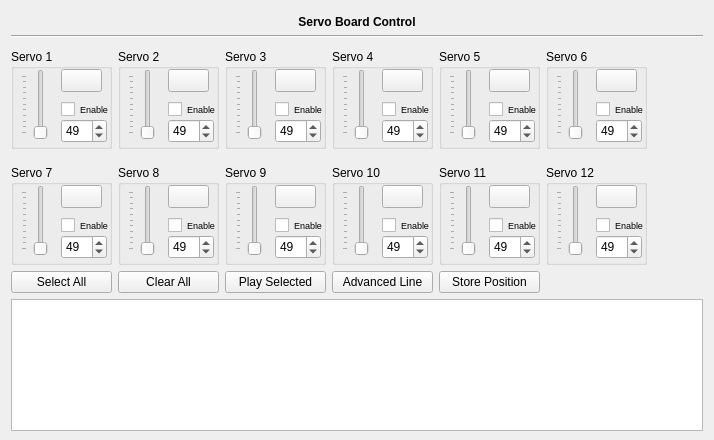
<?xml version="1.0" encoding="UTF-8"?>
<ui version="4.0">
 <class>servoboard_main</class>
 <widget class="QWidget" name="servoboard_main">
  <property name="maximumSize">
   <size>
    <width>16777215</width>
    <height>440</height>
   </size>
  </property>
  <property name="windowTitle">
   <string>Form</string>
  </property>
  <property name="autoFillBackground">
   <bool>true</bool>
  </property>
  <layout class="QGridLayout" name="gridLayout_2">
   <property name="bottomMargin">
    <number>9</number>
   </property>
   <item row="1" column="0">
    <widget class="QPlainTextEdit" name="txtSequence"/>
   </item>
   <item row="0" column="0">
    <layout class="QGridLayout" name="gridMainLayout">
     <item row="1" column="0">
      <widget class="QGroupBox" name="grpServo1">
       <property name="minimumSize">
        <size>
         <width>101</width>
         <height>100</height>
        </size>
       </property>
       <property name="maximumSize">
        <size>
         <width>101</width>
         <height>100</height>
        </size>
       </property>
       <property name="title">
        <string>Servo 1</string>
       </property>
       <widget class="QSpinBox" name="spinServo1">
        <property name="geometry">
         <rect>
          <x>50</x>
          <y>70</y>
          <width>46</width>
          <height>24</height>
         </rect>
        </property>
        <property name="minimum">
         <number>1</number>
        </property>
        <property name="maximum">
         <number>97</number>
        </property>
        <property name="value">
         <number>49</number>
        </property>
       </widget>
       <widget class="QPushButton" name="btnServo1">
        <property name="geometry">
         <rect>
          <x>50</x>
          <y>20</y>
          <width>41</width>
          <height>23</height>
         </rect>
        </property>
        <property name="toolTip">
         <string>Click this button to output the value for this servo immediately.</string>
        </property>
        <property name="text">
         <string/>
        </property>
        <property name="icon">
         <iconset resource="SerialPortIcons.qrc">
          <normaloff>:/res/images/play_large_green.png</normaloff>:/res/images/play_large_green.png</iconset>
        </property>
       </widget>
       <widget class="QCheckBox" name="chkServo1">
        <property name="geometry">
         <rect>
          <x>50</x>
          <y>50</y>
          <width>51</width>
          <height>20</height>
         </rect>
        </property>
        <property name="minimumSize">
         <size>
          <width>51</width>
          <height>20</height>
         </size>
        </property>
        <property name="maximumSize">
         <size>
          <width>51</width>
          <height>20</height>
         </size>
        </property>
        <property name="font">
         <font>
          <pointsize>7</pointsize>
         </font>
        </property>
        <property name="text">
         <string>Enable</string>
        </property>
       </widget>
       <widget class="QSlider" name="sliderServo1">
        <property name="geometry">
         <rect>
          <x>10</x>
          <y>20</y>
          <width>31</width>
          <height>71</height>
         </rect>
        </property>
        <property name="orientation">
         <enum>Qt::Vertical</enum>
        </property>
        <property name="tickPosition">
         <enum>QSlider::TicksAbove</enum>
        </property>
       </widget>
      </widget>
     </item>
     <item row="1" column="1">
      <widget class="QGroupBox" name="grpServo2">
       <property name="minimumSize">
        <size>
         <width>101</width>
         <height>100</height>
        </size>
       </property>
       <property name="maximumSize">
        <size>
         <width>101</width>
         <height>100</height>
        </size>
       </property>
       <property name="title">
        <string>Servo 2</string>
       </property>
       <widget class="QSpinBox" name="spinServo2">
        <property name="geometry">
         <rect>
          <x>50</x>
          <y>70</y>
          <width>46</width>
          <height>24</height>
         </rect>
        </property>
        <property name="minimum">
         <number>1</number>
        </property>
        <property name="maximum">
         <number>97</number>
        </property>
        <property name="value">
         <number>49</number>
        </property>
       </widget>
       <widget class="QPushButton" name="btnServo2">
        <property name="geometry">
         <rect>
          <x>50</x>
          <y>20</y>
          <width>41</width>
          <height>23</height>
         </rect>
        </property>
        <property name="toolTip">
         <string>Click this button to output the value for this servo immediately.</string>
        </property>
        <property name="text">
         <string/>
        </property>
        <property name="icon">
         <iconset resource="SerialPortIcons.qrc">
          <normaloff>:/res/images/play_large_green.png</normaloff>:/res/images/play_large_green.png</iconset>
        </property>
       </widget>
       <widget class="QCheckBox" name="chkServo2">
        <property name="geometry">
         <rect>
          <x>50</x>
          <y>50</y>
          <width>51</width>
          <height>20</height>
         </rect>
        </property>
        <property name="minimumSize">
         <size>
          <width>51</width>
          <height>20</height>
         </size>
        </property>
        <property name="maximumSize">
         <size>
          <width>51</width>
          <height>20</height>
         </size>
        </property>
        <property name="font">
         <font>
          <pointsize>7</pointsize>
         </font>
        </property>
        <property name="text">
         <string>Enable</string>
        </property>
       </widget>
       <widget class="QSlider" name="sliderServo2">
        <property name="geometry">
         <rect>
          <x>10</x>
          <y>20</y>
          <width>31</width>
          <height>71</height>
         </rect>
        </property>
        <property name="orientation">
         <enum>Qt::Vertical</enum>
        </property>
        <property name="tickPosition">
         <enum>QSlider::TicksAbove</enum>
        </property>
       </widget>
      </widget>
     </item>
     <item row="1" column="6">
      <spacer name="horizontalSpacer_2">
       <property name="orientation">
        <enum>Qt::Horizontal</enum>
       </property>
       <property name="sizeType">
        <enum>QSizePolicy::Expanding</enum>
       </property>
       <property name="sizeHint" stdset="0">
        <size>
         <width>50</width>
         <height>20</height>
        </size>
       </property>
      </spacer>
     </item>
     <item row="3" column="0">
      <widget class="QGroupBox" name="grpServo7">
       <property name="minimumSize">
        <size>
         <width>101</width>
         <height>100</height>
        </size>
       </property>
       <property name="maximumSize">
        <size>
         <width>101</width>
         <height>100</height>
        </size>
       </property>
       <property name="title">
        <string>Servo 7</string>
       </property>
       <widget class="QSpinBox" name="spinServo7">
        <property name="geometry">
         <rect>
          <x>50</x>
          <y>70</y>
          <width>46</width>
          <height>24</height>
         </rect>
        </property>
        <property name="minimum">
         <number>1</number>
        </property>
        <property name="maximum">
         <number>97</number>
        </property>
        <property name="value">
         <number>49</number>
        </property>
       </widget>
       <widget class="QPushButton" name="btnServo7">
        <property name="geometry">
         <rect>
          <x>50</x>
          <y>20</y>
          <width>41</width>
          <height>23</height>
         </rect>
        </property>
        <property name="toolTip">
         <string>Click this button to output the value for this servo immediately.</string>
        </property>
        <property name="text">
         <string/>
        </property>
        <property name="icon">
         <iconset resource="SerialPortIcons.qrc">
          <normaloff>:/res/images/play_large_green.png</normaloff>:/res/images/play_large_green.png</iconset>
        </property>
       </widget>
       <widget class="QCheckBox" name="chkServo7">
        <property name="geometry">
         <rect>
          <x>50</x>
          <y>50</y>
          <width>51</width>
          <height>20</height>
         </rect>
        </property>
        <property name="minimumSize">
         <size>
          <width>51</width>
          <height>20</height>
         </size>
        </property>
        <property name="maximumSize">
         <size>
          <width>51</width>
          <height>20</height>
         </size>
        </property>
        <property name="font">
         <font>
          <pointsize>7</pointsize>
         </font>
        </property>
        <property name="text">
         <string>Enable</string>
        </property>
       </widget>
       <widget class="QSlider" name="sliderServo7">
        <property name="geometry">
         <rect>
          <x>10</x>
          <y>20</y>
          <width>31</width>
          <height>71</height>
         </rect>
        </property>
        <property name="orientation">
         <enum>Qt::Vertical</enum>
        </property>
        <property name="tickPosition">
         <enum>QSlider::TicksAbove</enum>
        </property>
       </widget>
      </widget>
     </item>
     <item row="1" column="2">
      <widget class="QGroupBox" name="grpServo3">
       <property name="minimumSize">
        <size>
         <width>101</width>
         <height>100</height>
        </size>
       </property>
       <property name="maximumSize">
        <size>
         <width>101</width>
         <height>100</height>
        </size>
       </property>
       <property name="title">
        <string>Servo 3</string>
       </property>
       <widget class="QSpinBox" name="spinServo3">
        <property name="geometry">
         <rect>
          <x>50</x>
          <y>70</y>
          <width>46</width>
          <height>24</height>
         </rect>
        </property>
        <property name="minimum">
         <number>1</number>
        </property>
        <property name="maximum">
         <number>97</number>
        </property>
        <property name="value">
         <number>49</number>
        </property>
       </widget>
       <widget class="QPushButton" name="btnServo3">
        <property name="geometry">
         <rect>
          <x>50</x>
          <y>20</y>
          <width>41</width>
          <height>23</height>
         </rect>
        </property>
        <property name="toolTip">
         <string>Click this button to output the value for this servo immediately.</string>
        </property>
        <property name="text">
         <string/>
        </property>
        <property name="icon">
         <iconset resource="SerialPortIcons.qrc">
          <normaloff>:/res/images/play_large_green.png</normaloff>:/res/images/play_large_green.png</iconset>
        </property>
       </widget>
       <widget class="QCheckBox" name="chkServo3">
        <property name="geometry">
         <rect>
          <x>50</x>
          <y>50</y>
          <width>51</width>
          <height>20</height>
         </rect>
        </property>
        <property name="minimumSize">
         <size>
          <width>51</width>
          <height>20</height>
         </size>
        </property>
        <property name="maximumSize">
         <size>
          <width>51</width>
          <height>20</height>
         </size>
        </property>
        <property name="font">
         <font>
          <pointsize>7</pointsize>
         </font>
        </property>
        <property name="text">
         <string>Enable</string>
        </property>
       </widget>
       <widget class="QSlider" name="sliderServo3">
        <property name="geometry">
         <rect>
          <x>10</x>
          <y>20</y>
          <width>31</width>
          <height>71</height>
         </rect>
        </property>
        <property name="orientation">
         <enum>Qt::Vertical</enum>
        </property>
        <property name="tickPosition">
         <enum>QSlider::TicksAbove</enum>
        </property>
       </widget>
      </widget>
     </item>
     <item row="1" column="3">
      <widget class="QGroupBox" name="grpServo4">
       <property name="minimumSize">
        <size>
         <width>101</width>
         <height>100</height>
        </size>
       </property>
       <property name="maximumSize">
        <size>
         <width>101</width>
         <height>100</height>
        </size>
       </property>
       <property name="title">
        <string>Servo 4</string>
       </property>
       <widget class="QSpinBox" name="spinServo4">
        <property name="geometry">
         <rect>
          <x>50</x>
          <y>70</y>
          <width>46</width>
          <height>24</height>
         </rect>
        </property>
        <property name="minimum">
         <number>1</number>
        </property>
        <property name="maximum">
         <number>97</number>
        </property>
        <property name="value">
         <number>49</number>
        </property>
       </widget>
       <widget class="QPushButton" name="btnServo4">
        <property name="geometry">
         <rect>
          <x>50</x>
          <y>20</y>
          <width>41</width>
          <height>23</height>
         </rect>
        </property>
        <property name="toolTip">
         <string>Click this button to output the value for this servo immediately.</string>
        </property>
        <property name="text">
         <string/>
        </property>
        <property name="icon">
         <iconset resource="SerialPortIcons.qrc">
          <normaloff>:/res/images/play_large_green.png</normaloff>:/res/images/play_large_green.png</iconset>
        </property>
       </widget>
       <widget class="QCheckBox" name="chkServo4">
        <property name="geometry">
         <rect>
          <x>50</x>
          <y>50</y>
          <width>51</width>
          <height>20</height>
         </rect>
        </property>
        <property name="minimumSize">
         <size>
          <width>51</width>
          <height>20</height>
         </size>
        </property>
        <property name="maximumSize">
         <size>
          <width>51</width>
          <height>20</height>
         </size>
        </property>
        <property name="font">
         <font>
          <pointsize>7</pointsize>
         </font>
        </property>
        <property name="text">
         <string>Enable</string>
        </property>
       </widget>
       <widget class="QSlider" name="sliderServo4">
        <property name="geometry">
         <rect>
          <x>10</x>
          <y>20</y>
          <width>31</width>
          <height>71</height>
         </rect>
        </property>
        <property name="orientation">
         <enum>Qt::Vertical</enum>
        </property>
        <property name="tickPosition">
         <enum>QSlider::TicksAbove</enum>
        </property>
       </widget>
      </widget>
     </item>
     <item row="1" column="4">
      <widget class="QGroupBox" name="grpServo5">
       <property name="minimumSize">
        <size>
         <width>101</width>
         <height>100</height>
        </size>
       </property>
       <property name="maximumSize">
        <size>
         <width>101</width>
         <height>100</height>
        </size>
       </property>
       <property name="title">
        <string>Servo 5</string>
       </property>
       <widget class="QSpinBox" name="spinServo5">
        <property name="geometry">
         <rect>
          <x>50</x>
          <y>70</y>
          <width>46</width>
          <height>24</height>
         </rect>
        </property>
        <property name="minimum">
         <number>1</number>
        </property>
        <property name="maximum">
         <number>97</number>
        </property>
        <property name="value">
         <number>49</number>
        </property>
       </widget>
       <widget class="QPushButton" name="btnServo5">
        <property name="geometry">
         <rect>
          <x>50</x>
          <y>20</y>
          <width>41</width>
          <height>23</height>
         </rect>
        </property>
        <property name="toolTip">
         <string>Click this button to output the value for this servo immediately.</string>
        </property>
        <property name="text">
         <string/>
        </property>
        <property name="icon">
         <iconset resource="SerialPortIcons.qrc">
          <normaloff>:/res/images/play_large_green.png</normaloff>:/res/images/play_large_green.png</iconset>
        </property>
       </widget>
       <widget class="QCheckBox" name="chkServo5">
        <property name="geometry">
         <rect>
          <x>50</x>
          <y>50</y>
          <width>51</width>
          <height>20</height>
         </rect>
        </property>
        <property name="minimumSize">
         <size>
          <width>51</width>
          <height>20</height>
         </size>
        </property>
        <property name="maximumSize">
         <size>
          <width>51</width>
          <height>20</height>
         </size>
        </property>
        <property name="font">
         <font>
          <pointsize>7</pointsize>
         </font>
        </property>
        <property name="text">
         <string>Enable</string>
        </property>
       </widget>
       <widget class="QSlider" name="sliderServo5">
        <property name="geometry">
         <rect>
          <x>10</x>
          <y>20</y>
          <width>31</width>
          <height>71</height>
         </rect>
        </property>
        <property name="orientation">
         <enum>Qt::Vertical</enum>
        </property>
        <property name="tickPosition">
         <enum>QSlider::TicksAbove</enum>
        </property>
       </widget>
      </widget>
     </item>
     <item row="1" column="5">
      <widget class="QGroupBox" name="grpServo6">
       <property name="minimumSize">
        <size>
         <width>101</width>
         <height>100</height>
        </size>
       </property>
       <property name="maximumSize">
        <size>
         <width>101</width>
         <height>100</height>
        </size>
       </property>
       <property name="title">
        <string>Servo 6</string>
       </property>
       <widget class="QSpinBox" name="spinServo6">
        <property name="geometry">
         <rect>
          <x>50</x>
          <y>70</y>
          <width>46</width>
          <height>24</height>
         </rect>
        </property>
        <property name="minimum">
         <number>1</number>
        </property>
        <property name="maximum">
         <number>97</number>
        </property>
        <property name="value">
         <number>49</number>
        </property>
       </widget>
       <widget class="QPushButton" name="btnServo6">
        <property name="geometry">
         <rect>
          <x>50</x>
          <y>20</y>
          <width>41</width>
          <height>23</height>
         </rect>
        </property>
        <property name="toolTip">
         <string>Click this button to output the value for this servo immediately.</string>
        </property>
        <property name="text">
         <string/>
        </property>
        <property name="icon">
         <iconset resource="SerialPortIcons.qrc">
          <normaloff>:/res/images/play_large_green.png</normaloff>:/res/images/play_large_green.png</iconset>
        </property>
       </widget>
       <widget class="QCheckBox" name="chkServo6">
        <property name="geometry">
         <rect>
          <x>50</x>
          <y>50</y>
          <width>51</width>
          <height>20</height>
         </rect>
        </property>
        <property name="minimumSize">
         <size>
          <width>51</width>
          <height>20</height>
         </size>
        </property>
        <property name="maximumSize">
         <size>
          <width>51</width>
          <height>20</height>
         </size>
        </property>
        <property name="font">
         <font>
          <pointsize>7</pointsize>
         </font>
        </property>
        <property name="text">
         <string>Enable</string>
        </property>
       </widget>
       <widget class="QSlider" name="sliderServo6">
        <property name="geometry">
         <rect>
          <x>10</x>
          <y>20</y>
          <width>31</width>
          <height>71</height>
         </rect>
        </property>
        <property name="orientation">
         <enum>Qt::Vertical</enum>
        </property>
        <property name="tickPosition">
         <enum>QSlider::TicksAbove</enum>
        </property>
       </widget>
      </widget>
     </item>
     <item row="3" column="1">
      <widget class="QGroupBox" name="grpServo8">
       <property name="minimumSize">
        <size>
         <width>101</width>
         <height>100</height>
        </size>
       </property>
       <property name="maximumSize">
        <size>
         <width>101</width>
         <height>100</height>
        </size>
       </property>
       <property name="title">
        <string>Servo 8</string>
       </property>
       <widget class="QSpinBox" name="spinServo8">
        <property name="geometry">
         <rect>
          <x>50</x>
          <y>70</y>
          <width>46</width>
          <height>24</height>
         </rect>
        </property>
        <property name="minimum">
         <number>1</number>
        </property>
        <property name="maximum">
         <number>97</number>
        </property>
        <property name="value">
         <number>49</number>
        </property>
       </widget>
       <widget class="QPushButton" name="btnServo8">
        <property name="geometry">
         <rect>
          <x>50</x>
          <y>20</y>
          <width>41</width>
          <height>23</height>
         </rect>
        </property>
        <property name="toolTip">
         <string>Click this button to output the value for this servo immediately.</string>
        </property>
        <property name="text">
         <string/>
        </property>
        <property name="icon">
         <iconset resource="SerialPortIcons.qrc">
          <normaloff>:/res/images/play_large_green.png</normaloff>:/res/images/play_large_green.png</iconset>
        </property>
       </widget>
       <widget class="QCheckBox" name="chkServo8">
        <property name="geometry">
         <rect>
          <x>50</x>
          <y>50</y>
          <width>51</width>
          <height>20</height>
         </rect>
        </property>
        <property name="minimumSize">
         <size>
          <width>51</width>
          <height>20</height>
         </size>
        </property>
        <property name="maximumSize">
         <size>
          <width>51</width>
          <height>20</height>
         </size>
        </property>
        <property name="font">
         <font>
          <pointsize>7</pointsize>
         </font>
        </property>
        <property name="text">
         <string>Enable</string>
        </property>
       </widget>
       <widget class="QSlider" name="sliderServo8">
        <property name="geometry">
         <rect>
          <x>10</x>
          <y>20</y>
          <width>31</width>
          <height>71</height>
         </rect>
        </property>
        <property name="orientation">
         <enum>Qt::Vertical</enum>
        </property>
        <property name="tickPosition">
         <enum>QSlider::TicksAbove</enum>
        </property>
       </widget>
      </widget>
     </item>
     <item row="3" column="2">
      <widget class="QGroupBox" name="grpServo9">
       <property name="minimumSize">
        <size>
         <width>101</width>
         <height>100</height>
        </size>
       </property>
       <property name="maximumSize">
        <size>
         <width>101</width>
         <height>100</height>
        </size>
       </property>
       <property name="title">
        <string>Servo 9</string>
       </property>
       <widget class="QSpinBox" name="spinServo9">
        <property name="geometry">
         <rect>
          <x>50</x>
          <y>70</y>
          <width>46</width>
          <height>24</height>
         </rect>
        </property>
        <property name="minimum">
         <number>1</number>
        </property>
        <property name="maximum">
         <number>97</number>
        </property>
        <property name="value">
         <number>49</number>
        </property>
       </widget>
       <widget class="QPushButton" name="btnServo9">
        <property name="geometry">
         <rect>
          <x>50</x>
          <y>20</y>
          <width>41</width>
          <height>23</height>
         </rect>
        </property>
        <property name="toolTip">
         <string>Click this button to output the value for this servo immediately.</string>
        </property>
        <property name="text">
         <string/>
        </property>
        <property name="icon">
         <iconset resource="SerialPortIcons.qrc">
          <normaloff>:/res/images/play_large_green.png</normaloff>:/res/images/play_large_green.png</iconset>
        </property>
       </widget>
       <widget class="QCheckBox" name="chkServo9">
        <property name="geometry">
         <rect>
          <x>50</x>
          <y>50</y>
          <width>51</width>
          <height>20</height>
         </rect>
        </property>
        <property name="minimumSize">
         <size>
          <width>51</width>
          <height>20</height>
         </size>
        </property>
        <property name="maximumSize">
         <size>
          <width>51</width>
          <height>20</height>
         </size>
        </property>
        <property name="font">
         <font>
          <pointsize>7</pointsize>
         </font>
        </property>
        <property name="text">
         <string>Enable</string>
        </property>
       </widget>
       <widget class="QSlider" name="sliderServo9">
        <property name="geometry">
         <rect>
          <x>10</x>
          <y>20</y>
          <width>31</width>
          <height>71</height>
         </rect>
        </property>
        <property name="orientation">
         <enum>Qt::Vertical</enum>
        </property>
        <property name="tickPosition">
         <enum>QSlider::TicksAbove</enum>
        </property>
       </widget>
      </widget>
     </item>
     <item row="3" column="3">
      <widget class="QGroupBox" name="grpServo10">
       <property name="minimumSize">
        <size>
         <width>101</width>
         <height>100</height>
        </size>
       </property>
       <property name="maximumSize">
        <size>
         <width>101</width>
         <height>100</height>
        </size>
       </property>
       <property name="title">
        <string>Servo 10</string>
       </property>
       <widget class="QSpinBox" name="spinServo10">
        <property name="geometry">
         <rect>
          <x>50</x>
          <y>70</y>
          <width>46</width>
          <height>24</height>
         </rect>
        </property>
        <property name="minimum">
         <number>1</number>
        </property>
        <property name="maximum">
         <number>97</number>
        </property>
        <property name="value">
         <number>49</number>
        </property>
       </widget>
       <widget class="QPushButton" name="btnServo10">
        <property name="geometry">
         <rect>
          <x>50</x>
          <y>20</y>
          <width>41</width>
          <height>23</height>
         </rect>
        </property>
        <property name="toolTip">
         <string>Click this button to output the value for this servo immediately.</string>
        </property>
        <property name="text">
         <string/>
        </property>
        <property name="icon">
         <iconset resource="SerialPortIcons.qrc">
          <normaloff>:/res/images/play_large_green.png</normaloff>:/res/images/play_large_green.png</iconset>
        </property>
       </widget>
       <widget class="QCheckBox" name="chkServo10">
        <property name="geometry">
         <rect>
          <x>50</x>
          <y>50</y>
          <width>51</width>
          <height>20</height>
         </rect>
        </property>
        <property name="minimumSize">
         <size>
          <width>51</width>
          <height>20</height>
         </size>
        </property>
        <property name="maximumSize">
         <size>
          <width>51</width>
          <height>20</height>
         </size>
        </property>
        <property name="font">
         <font>
          <pointsize>7</pointsize>
         </font>
        </property>
        <property name="text">
         <string>Enable</string>
        </property>
       </widget>
       <widget class="QSlider" name="sliderServo10">
        <property name="geometry">
         <rect>
          <x>10</x>
          <y>20</y>
          <width>31</width>
          <height>71</height>
         </rect>
        </property>
        <property name="orientation">
         <enum>Qt::Vertical</enum>
        </property>
        <property name="tickPosition">
         <enum>QSlider::TicksAbove</enum>
        </property>
       </widget>
      </widget>
     </item>
     <item row="3" column="4">
      <widget class="QGroupBox" name="grpServo11">
       <property name="minimumSize">
        <size>
         <width>101</width>
         <height>100</height>
        </size>
       </property>
       <property name="maximumSize">
        <size>
         <width>101</width>
         <height>100</height>
        </size>
       </property>
       <property name="title">
        <string>Servo 11</string>
       </property>
       <widget class="QSpinBox" name="spinServo11">
        <property name="geometry">
         <rect>
          <x>50</x>
          <y>70</y>
          <width>46</width>
          <height>24</height>
         </rect>
        </property>
        <property name="minimum">
         <number>1</number>
        </property>
        <property name="maximum">
         <number>97</number>
        </property>
        <property name="value">
         <number>49</number>
        </property>
       </widget>
       <widget class="QPushButton" name="btnServo11">
        <property name="geometry">
         <rect>
          <x>50</x>
          <y>20</y>
          <width>41</width>
          <height>23</height>
         </rect>
        </property>
        <property name="toolTip">
         <string>Click this button to output the value for this servo immediately.</string>
        </property>
        <property name="text">
         <string/>
        </property>
        <property name="icon">
         <iconset resource="SerialPortIcons.qrc">
          <normaloff>:/res/images/play_large_green.png</normaloff>:/res/images/play_large_green.png</iconset>
        </property>
       </widget>
       <widget class="QCheckBox" name="chkServo11">
        <property name="geometry">
         <rect>
          <x>50</x>
          <y>50</y>
          <width>51</width>
          <height>20</height>
         </rect>
        </property>
        <property name="minimumSize">
         <size>
          <width>51</width>
          <height>20</height>
         </size>
        </property>
        <property name="maximumSize">
         <size>
          <width>51</width>
          <height>20</height>
         </size>
        </property>
        <property name="font">
         <font>
          <pointsize>7</pointsize>
         </font>
        </property>
        <property name="text">
         <string>Enable</string>
        </property>
       </widget>
       <widget class="QSlider" name="sliderServo11">
        <property name="geometry">
         <rect>
          <x>10</x>
          <y>20</y>
          <width>31</width>
          <height>71</height>
         </rect>
        </property>
        <property name="orientation">
         <enum>Qt::Vertical</enum>
        </property>
        <property name="tickPosition">
         <enum>QSlider::TicksAbove</enum>
        </property>
       </widget>
      </widget>
     </item>
     <item row="3" column="5">
      <widget class="QGroupBox" name="grpServo12">
       <property name="minimumSize">
        <size>
         <width>101</width>
         <height>100</height>
        </size>
       </property>
       <property name="maximumSize">
        <size>
         <width>101</width>
         <height>100</height>
        </size>
       </property>
       <property name="title">
        <string>Servo 12</string>
       </property>
       <widget class="QSpinBox" name="spinServo12">
        <property name="geometry">
         <rect>
          <x>50</x>
          <y>70</y>
          <width>46</width>
          <height>24</height>
         </rect>
        </property>
        <property name="minimum">
         <number>1</number>
        </property>
        <property name="maximum">
         <number>97</number>
        </property>
        <property name="value">
         <number>49</number>
        </property>
       </widget>
       <widget class="QPushButton" name="btnServo12">
        <property name="geometry">
         <rect>
          <x>50</x>
          <y>20</y>
          <width>41</width>
          <height>23</height>
         </rect>
        </property>
        <property name="toolTip">
         <string>Click this button to output the value for this servo immediately.</string>
        </property>
        <property name="text">
         <string/>
        </property>
        <property name="icon">
         <iconset resource="SerialPortIcons.qrc">
          <normaloff>:/res/images/play_large_green.png</normaloff>:/res/images/play_large_green.png</iconset>
        </property>
       </widget>
       <widget class="QCheckBox" name="chkServo12">
        <property name="geometry">
         <rect>
          <x>50</x>
          <y>50</y>
          <width>51</width>
          <height>20</height>
         </rect>
        </property>
        <property name="minimumSize">
         <size>
          <width>51</width>
          <height>20</height>
         </size>
        </property>
        <property name="maximumSize">
         <size>
          <width>51</width>
          <height>20</height>
         </size>
        </property>
        <property name="font">
         <font>
          <pointsize>7</pointsize>
         </font>
        </property>
        <property name="text">
         <string>Enable</string>
        </property>
       </widget>
       <widget class="QSlider" name="sliderServo12">
        <property name="geometry">
         <rect>
          <x>10</x>
          <y>20</y>
          <width>31</width>
          <height>71</height>
         </rect>
        </property>
        <property name="orientation">
         <enum>Qt::Vertical</enum>
        </property>
        <property name="tickPosition">
         <enum>QSlider::TicksAbove</enum>
        </property>
       </widget>
      </widget>
     </item>
     <item row="4" column="0">
      <widget class="QPushButton" name="btnSelectAll">
       <property name="text">
        <string>Select All</string>
       </property>
      </widget>
     </item>
     <item row="4" column="1">
      <widget class="QPushButton" name="btnClearAll">
       <property name="text">
        <string>Clear All</string>
       </property>
      </widget>
     </item>
     <item row="4" column="2">
      <widget class="QPushButton" name="btnPlaySelected">
       <property name="text">
        <string>Play Selected</string>
       </property>
       <property name="icon">
        <iconset resource="SerialPortIcons.qrc">
         <normaloff>:/res/images/play_large_green.png</normaloff>:/res/images/play_large_green.png</iconset>
       </property>
      </widget>
     </item>
     <item row="0" column="0" colspan="7">
      <layout class="QVBoxLayout" name="verticalLayout">
       <property name="spacing">
        <number>2</number>
       </property>
       <item>
        <widget class="QLabel" name="lblServoBoardControl">
         <property name="minimumSize">
          <size>
           <width>0</width>
           <height>22</height>
          </size>
         </property>
         <property name="maximumSize">
          <size>
           <width>16777215</width>
           <height>22</height>
          </size>
         </property>
         <property name="font">
          <font>
           <weight>75</weight>
           <bold>true</bold>
          </font>
         </property>
         <property name="frameShape">
          <enum>QFrame::NoFrame</enum>
         </property>
         <property name="frameShadow">
          <enum>QFrame::Plain</enum>
         </property>
         <property name="lineWidth">
          <number>1</number>
         </property>
         <property name="midLineWidth">
          <number>0</number>
         </property>
         <property name="text">
          <string>Servo Board Control</string>
         </property>
         <property name="scaledContents">
          <bool>false</bool>
         </property>
         <property name="alignment">
          <set>Qt::AlignCenter</set>
         </property>
        </widget>
       </item>
       <item>
        <widget class="Line" name="line_underline0">
         <property name="orientation">
          <enum>Qt::Horizontal</enum>
         </property>
        </widget>
       </item>
       <item>
        <spacer name="verticalSpacerTop">
         <property name="orientation">
          <enum>Qt::Vertical</enum>
         </property>
         <property name="sizeType">
          <enum>QSizePolicy::Fixed</enum>
         </property>
         <property name="sizeHint" stdset="0">
          <size>
           <width>20</width>
           <height>5</height>
          </size>
         </property>
        </spacer>
       </item>
      </layout>
     </item>
     <item row="4" column="3">
      <widget class="QPushButton" name="btnAdvancedLineOptions">
       <property name="text">
        <string>Advanced Line</string>
       </property>
      </widget>
     </item>
     <item row="2" column="0">
      <spacer name="verticalSpacer">
       <property name="orientation">
        <enum>Qt::Vertical</enum>
       </property>
       <property name="sizeType">
        <enum>QSizePolicy::Minimum</enum>
       </property>
       <property name="sizeHint" stdset="0">
        <size>
         <width>10</width>
         <height>10</height>
        </size>
       </property>
      </spacer>
     </item>
     <item row="5" column="0">
      <spacer name="verticalSpacer_3">
       <property name="orientation">
        <enum>Qt::Vertical</enum>
       </property>
       <property name="sizeHint" stdset="0">
        <size>
         <width>20</width>
         <height>40</height>
        </size>
       </property>
      </spacer>
     </item>
     <item row="4" column="4">
      <widget class="QPushButton" name="btnStore">
       <property name="toolTip">
        <string>Store position as next one in the sequence</string>
       </property>
       <property name="text">
        <string>Store Position</string>
       </property>
      </widget>
     </item>
    </layout>
   </item>
  </layout>
 </widget>
 <resources>
  <include location="SerialPortIcons.qrc"/>
 </resources>
 <connections/>
</ui>
